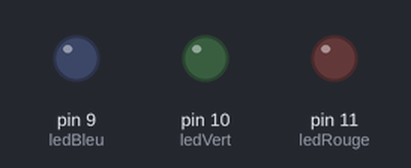
Simulated run of this sketch. Board: Arduino Uno, built with avr-gcc and run on an emulated ATmega328P. Shown: output pins drawn as LEDs (lit = HIGH).

Above: at 0.15 s.
At 1.44 s:
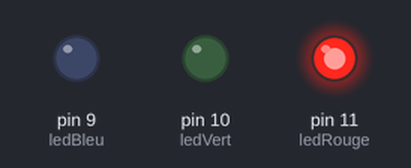
At 8.89 s:
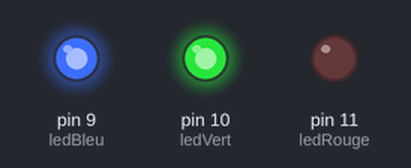
At 17.86 s:
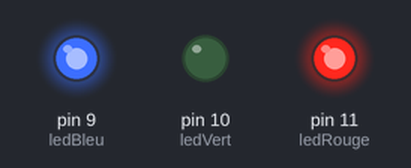
At 29.21 s:
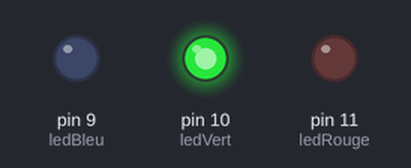
At 38.78 s:
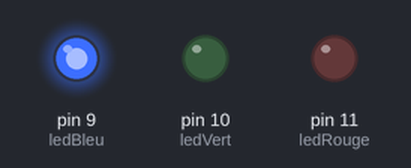
Timing chart, 0 to 40.0 s (numbered marks = the images above):
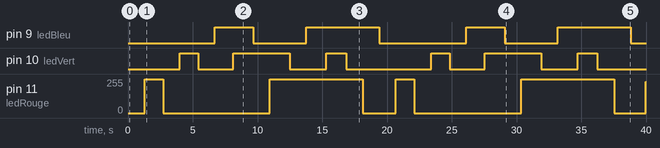

The sketch:

RGB_Lamp.ino
```cpp
/*
  Utilisation LED RGB commande simple (tout ou rien)
  modified 21 Nov 2015
  by Jérémy Dulout
*/

  const int ledRouge=11;
  const int ledVert=10;
  const int ledBleu=9;

// Initialisation des pattes 9, 10 et 11 de l'arduino
void setup() {
  pinMode(ledRouge, OUTPUT);  //Patte 11 reliée à la cathode de la LED rouge
  pinMode(ledVert, OUTPUT);  //Patte 10 reliée à la cathode de la LED vert
  pinMode(ledBleu, OUTPUT);  //Patte 9 reliée à la cathode de la LED bleu
}

// Actions à faire en boucle
void loop() {
  //Couleur rouge
  CommandePWM_ON(ledRouge);
  delay(150);
  CommandePWM_OFF(ledRouge);
  //Couleur verte
  CommandePWM_ON(ledVert);
  delay(150);
  CommandePWM_OFF(ledVert);
  //Couleur bleue
  CommandePWM_ON(ledBleu);
  delay(150);
  //Couleur cyan (Vert+Bleu)
  CommandePWM_ON(ledVert);
  delay(250);
  CommandePWM_OFF(ledBleu);
  //Couleur jaune (Rouge+Vert)
  CommandePWM_ON(ledRouge);
  delay(250);
  CommandePWM_OFF(ledVert);
  //Couleur magenta (Rouge+Bleu)
  CommandePWM_ON(ledBleu);
  delay(250);
  //Couleur blanche (Vert+Rouge+Bleu)
  CommandePWM_ON(ledVert);
  delay(250);
  CommandePWM_OFF(ledVert);
  CommandePWM_OFF(ledRouge);
  CommandePWM_OFF(ledBleu);
}

//fonction qui permet d'augmenter progressivement le courant qui traverse la led
void CommandePWM_ON(int NumPin)  {
  for( int i = 0; i <= 255; i++ ) {
        analogWrite(NumPin, i);
        delay(5);
   }
}

//fonction qui permet de diminuer progressivement le courant qui traverse la led
void CommandePWM_OFF(int NumPin) {
for( int i = 255; i >= 0; i-- ) {
        analogWrite(NumPin, i);
        delay(5);
  }
}
```

Measured:
- by itself, pin 9 (ledBleu): LOW → HIGH at 6.7 s, → LOW 3.0 s later, → HIGH 4.1 s later, → LOW 5.6 s later, … (8 changes in this stretch)
- by itself, pin 10 (ledVert): LOW → HIGH at 4.0 s, → LOW 1.4 s later, → HIGH 2.7 s later, → LOW 4.3 s later, … (12 changes in this stretch)
- by itself, pin 11 (ledRouge): 0/255 → 255/255 at 1.3 s, → 0/255 1.4 s later, → 255/255 8.2 s later, → 0/255 7.2 s later, … (9 changes in this stretch)
